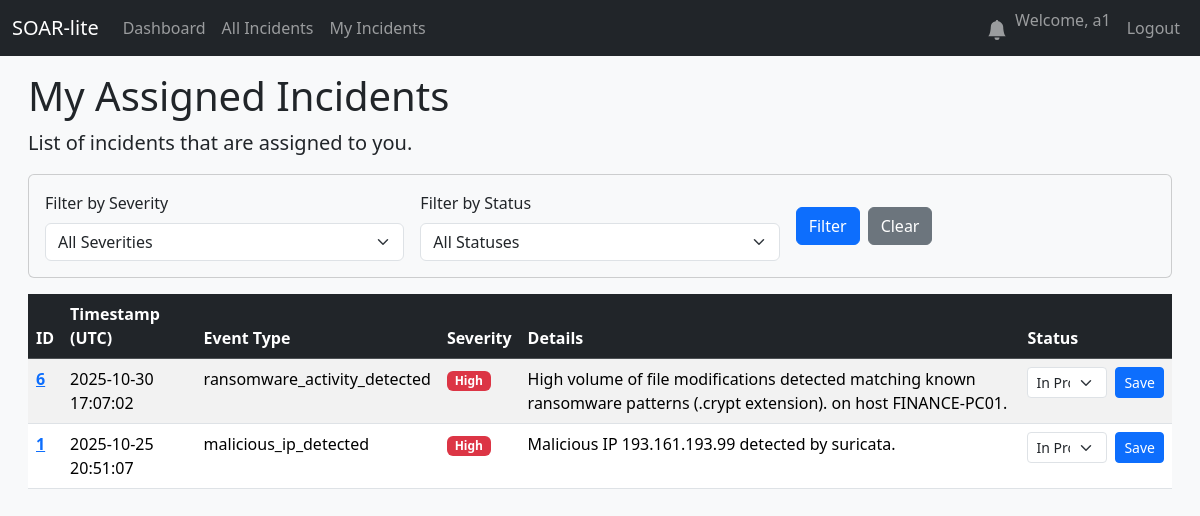
Before: /my_incidents (signed in) with the older database file.
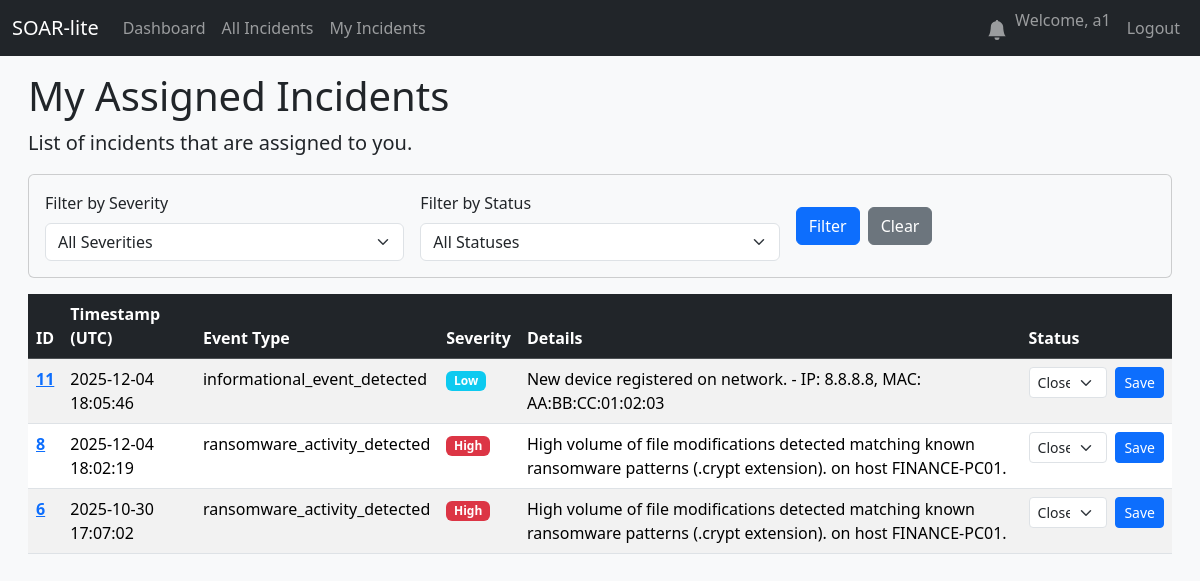
After: the same page with the newer database file.
### database.py (models this page shows, shortened)
class Incident(db.Model):
    id = db.Column(db.Integer, primary_key=True)
    created_at = db.Column(db.DateTime, default=datetime.utcnow)
    event_type = db.Column(db.String(100), nullable=False)
    severity = db.Column(db.String(50), nullable=False)
    details = db.Column(db.Text, nullable=True)
    status = db.Column(db.String(50), default='New')
    notes = db.relationship('Note', backref='incident', lazy=True, cascade="all, delete-orphan")
    closed_at = db.Column(db.DateTime, nullable=True) # Olay kapatıldığında doldurulacak
    vt_malicious_count = db.Column(db.Integer, nullable=True)
    vt_report_link = db.Column(db.String(255), nullable=True)
    mitre_technique_id = db.Column(db.String(20), nullable=True)
    mitre_technique_name = db.Column(db.String(100), nullable=True)
    assignee_id = db.Column(db.Integer, db.ForeignKey('user.id'), nullable=True)
    assignee = db.relationship('User', backref='incidents') # backref eklendi
    notes = db.relationship('Note', backref='incident', lazy=True, cascade="all, delete-orphan")
    observables = db.relationship('Observable', backref='incident', lazy=True, cascade="all, delete-orphan")
    action_logs = db.relationship('ActionLog', backref='incident', lazy=True, cascade="all, delete-orphan")

### app.py (the view)
@app.route('/my_incidents')
@login_required
def my_incidents():
    incidents = Incident.query.filter_by(assignee_id=current_user.id).order_by(Incident.created_at.desc()).all()
    return render_template('my_incidents.html', incidents=incidents)

### app.py (called while the page is built)
def create_app():
    app = Flask(__name__)
    app.config['SQLALCHEMY_DATABASE_URI'] = 'sqlite:///soar.db'
    app.config['SQLALCHEMY_TRACK_MODIFICATIONS'] = False
    app.config['SECRET_KEY'] = 'bunu-mutlaka-guvenli-ve-rastgele-bir-degerle-degistir'
    db.init_app(app)
    login_manager = LoginManager()
    login_manager.init_app(app)
    login_manager.login_view = 'login'
    @login_manager.user_loader
    def load_user(user_id):
        return db.session.get(User, int(user_id))
    with app.app_context():
        db.create_all()
        print("🗄️ Database tables created or already exist.")
    return app

@app.context_processor
def inject_notifications():
    if current_user.is_authenticated:
        unread_count = Notification.query.filter_by(user_id=current_user.id, is_read=False).count()
        return dict(unread_notifications=unread_count)
    return dict(unread_notifications=0)

### templates/my_incidents.html (shortened to what this page needs)
{% extends "base.html" %}
{% block content %}
    <h1>My Assigned Incidents</h1>
    <p class="lead">List of incidents that are assigned to you.</p>
    <div class="card bg-light mb-3">
        <div class="card-body">
            <form method="GET" action="{{ url_for('my_incidents') }}" class="row g-3 align-items-center">
                <div class="col-md-4">
                    <label for="severity" class="form-label">Filter by Severity</label>
                    <select name="severity" id="severity" class="form-select">
                        <option value="all" {% if not current_severity or current_severity == 'all' %}selected{% endif %}>All Severities</option>
                    </select>
                </div>
                <div class="col-md-4">
                    <label for="status" class="form-label">Filter by Status</label>
                    <select name="status" id="status" class="form-select">
                        <option value="all" {% if not current_status or current_status == 'all' %}selected{% endif %}>All Statuses</option>
                    </select>
                </div>
                <div class="col-md-4 d-flex align-items-end">
                    <button type="submit" class="btn btn-primary me-2">Filter</button>
                    <a href="{{ url_for('my_incidents') }}" class="btn btn-secondary">Clear</a>
                </div>
            </form>
        </div>
    </div>
    <div class="table-responsive">
        <table class="table table-striped table-hover">
            <thead class="table-dark">
                <tr>
                    <th scope="col">ID</th>
                    <th scope="col">Timestamp (UTC)</th>
                    <th scope="col">Event Type</th>
                    <th scope="col">Severity</th>
                    <th scope="col">Details</th>
                    <th scope="col">Status</th>
                </tr>
            </thead>
            <tbody>
                {% for incident in incidents %}
                <tr>
                    <th scope="row"><a href="{{ url_for('incident_detail', incident_id=incident.id) }}">{{ incident.id }}</a></th>
                    <td>{{ incident.created_at.strftime('%Y-%m-%d %H:%M:%S') }}</td>
                    <td>{{ incident.event_type }}</td>
                    <td>
                        {% if incident.severity == 'high' %}<span class="badge bg-danger">High</span>
                        {% elif incident.severity == 'medium' %}<span class="badge bg-warning text-dark">Medium</span>
                        {% else %}<span class="badge bg-info">{{ incident.severity|capitalize }}</span>{% endif %}
                    </td>
                    <td>{{ incident.details }}</td>
                    <td>
                        <form action="{{ url_for('update_status', incident_id=incident.id) }}" method="POST" class="d-flex">
                            <select name="status" class="form-select form-select-sm me-2">
                                <option value="In Progress" {% if incident.status == 'In Progress' %}selected{% endif %}>In Progress</option>
                                <option value="Closed" {% if incident.status == 'Closed' %}selected{% endif %}>Closed</option>
                            </select>
                            <button type="submit" class="btn btn-primary btn-sm">Save</button>
                        </form>
                    </td>
                </tr>
                {% else %}
                <tr>
                    <td colspan="6" class="text-center">No incidents matching the criteria.</td>
                </tr>
                {% endfor %}
            </tbody>
        </table>
    </div>
{% endblock %}

Changed rows visible on the page:
no longer on this page (row edited): Incident: id "1", created_at "2025-10-25 20:51:07", event_type "malicious_ip_detected", severity "High", details "Malicious IP 193.161.193.99 detected by suricata.", status "In Progress"
added Incident: id "11", created_at "2025-12-04 18:05:46", event_type "informational_event_detected", severity "Low", details "New device registered on network. - IP: 8.8.8.8, MAC: AA:BB:CC:01:02:03", status "Closed"
added Incident: id "8", created_at "2025-12-04 18:02:19", event_type "ransomware_activity_detected", severity "High", details "High volume of file modifications detected matching known ransomware patterns (.crypt extension). on host FINANCE-PC01.", status "Closed"
changed Incident id 6: status "In Progress" → "Closed"
